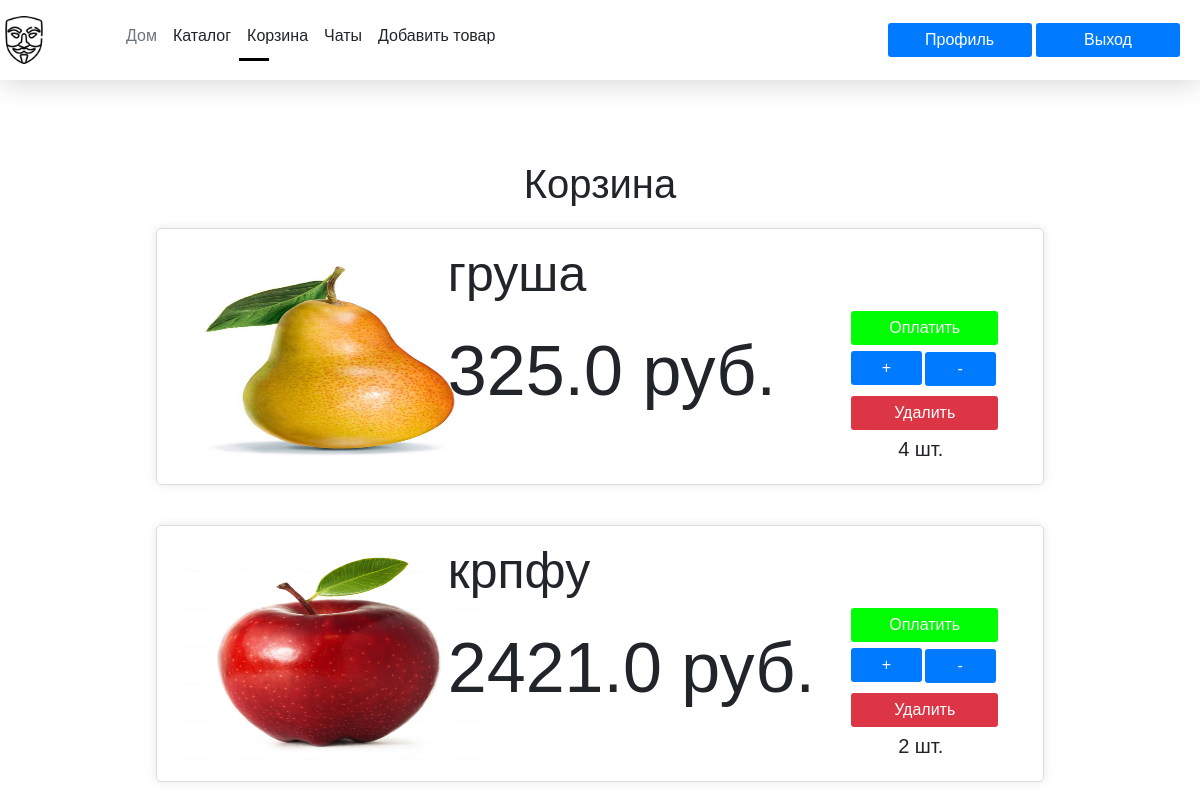
Page /user/basket (signed in) on the committed database.
### models/User.py (models this page shows)
class Item(db.Model):
    id = db.Column(db.Integer, primary_key=True)
    game = db.Column(db.String, nullable=False)
    category = db.Column(db.String, nullable=False)
    name = db.Column(db.String(100), nullable=False)
    price = db.Column(db.Float, nullable=False)
    description = db.Column(db.Text)
    image_url = db.Column(db.String(255))  # URL картинки
    delivery = db.Column(db.String(100))  # способ доставки
    creator_id = db.Column(db.Integer, db.ForeignKey('users.id'), nullable=False)  # ID создателя

### routes/User.py (the view)
@user_bp.route('/basket')
@login_required
def basket():
    user = Users.query.get_or_404(current_user.id)
    basket_items = json.loads(user.basket) if user.basket else []
    item_counts = {item_id: basket_items.count(item_id) for item_id in set(basket_items)}
    items = Item.query.filter(Item.id.in_(item_counts.keys())).all()
    increase_form = IncreaseBasketForm() # Создаем экземпляр формы IncreaseBasketForm
    decrease_form = DecreaseBasketForm() # Создаем экземпляр формы DecreaseBasketForm
    remove_form = RemoveFromBasketForm() # Создаем экземпляр формы RemoveFromBasketForm
    return render_template('basket.html', items=items, item_counts=item_counts, increase_form=increase_form, decrease_form=decrease_form, remove_form=remove_form, show_header=True)

### forms.py
class IncreaseBasketForm(FlaskForm):
    action = HiddenField('action', default='increase') # Добавим HiddenField для action, хотя он и так задан в value
    submit = SubmitField('+', render_kw={'class': 'btn btn-primary'}) # Кнопка "+"

class DecreaseBasketForm(FlaskForm):
    action = HiddenField('action', default='decrease') # Добавим HiddenField для action
    submit = SubmitField('-', render_kw={'class': 'btn btn-primary', 'style': 'margin-left: 50%; margin-top: -60px;'}) # Кнопка "-"

### __init__.py (called while the page is built)
@login_manager.user_loader
def load_user(user_id):
    try:
        print( Users.query.get(int(user_id)))
        return Users.query.get(int(user_id))
    except Exception as e:
        print(e)

### templates/basket.html (shortened to what this page needs)
{% extends 'base.html' %}
{% block body %}
<div class="container" style="margin-top: 100px;">
    <h1>Корзина</h1>
    {% if items %}
    <div class="basket-items">
        {% for item in items %}
        <div class="basket-item">
            <div class="item-image">
                <img style="width: 325px; height: 225px; margin-top: 20px; border-radius: 10px; margin-left: 10px; border: white 3px solid;" src="{{ url_for('static', filename='img/' + item.image_url) }}" alt="{{ item.name }} ">
            </div>
            <div class="item-info">
                <h2 style="font-size: 50px; margin-left: 10px;">{{ item.name }}</h2>
                <p style="margin-left: 10px; font-size: 70px;" >{{ item.price }} руб.</p>
                <p style="margin-left: 78%; font-size: 20px;">{{ item_counts[item.id] }} шт.</p>
                <div class="item-actions">
                    <form action="{{ url_for('user.update_basket', item_id=item.id) }}" method="post" class="action-form-increase">
                        {{ increase_form.submit() }}
                    </form>
                    <form action="{{ url_for('user.update_basket', item_id=item.id) }}" method="post" class="action-form-decrease">
                        {{ decrease_form.submit() }}
                    </form>
                    <form action="{{ url_for('user.remove_from_basket', item_id=item.id) }}" method="post" class="action-form">
                        {{ remove_form.submit() }}
                    </form>
                    <form action="{{ url_for('user.pay', item_id=item.id) }}" method="get" class="action-form-pay">
                        <button type="submit" class="btn btn-primary" style="margin-top: -250px;width: 100%; background-color: rgb(0, 255, 4);">Оплатить</button>
                    </form>
                </div>
            </div>
        </div>
        {% endfor %}
    </div>
    {% else %}
    <p>Ваша корзина пуста.</p>
    {% endif %}
</div>
{% endblock %}

### templates/base.html (shortened to what this page needs)
<!DOCTYPE html>
<html lang="en">
<head>
    <link href="https://cdn.jsdelivr.net/npm/bootstrap@5.3.3/dist/css/bootstrap.min.css" rel="stylesheet">
    <link rel="stylesheet" href="{{ url_for('static', filename='css/main.css') }}">
</head>
<body>
    <div class="page">
        <div class="header">
            <header class="d-flex flex-wrap justify-content-between align-items-center py-3 my-4 border-top">
                {% if show_header %}
                <ul class="nav col-12 col-md-auto mb-2 justify-content-center mb-md-0">
                    <a href="/" class="d-flex align-items-center mb-3 mb-md-0 me-md-auto link-body-emphasis text-decoration-none">
                        <img class="header__img" src="{{ url_for('static', filename='img/law.jpg') }}" alt="law">
                    </a>
                    <li><a class="nav-link px-2 link-secondary" href="{{ url_for('index') }}" style="margin-left: 70px;">Дом</a></li>
                    {% if current_user.is_authenticated %}
                    <li><a class="nav-link px-2 link-dark" href="{{ url_for('user.shop') }}">Каталог</a></li>
                    <li><a class="nav-link px-2 link-dark" href="{{ url_for('user.basket') }}">Корзина</a></li>
                    <li><a class="nav-link px-2 link-dark" href="{{ url_for('user.chats') }}">Чаты</a></li>
                    <li><a class="nav-link px-2 link-dark" href="{{ url_for('user.add_item') }}">Добавить товар</a></li>
                    {% endif %}
                </ul>
                <div class="col-md-3 text-end" style="margin-right: 20px;">
                    {% if current_user.is_authenticated %}
                        <a href="{{ url_for('user.profile') }}" class="btn btn-primary">Профиль</a>
                        <a href="{{ url_for('user.logout') }}" class="btn btn-primary">Выход</a>
                    {% else %}
                        <a href="{{ url_for('user.login') }}" class="btn btn-primary">Вход</a>
                        <a href="{{ url_for('user.register') }}" class="btn btn-primary">Регистрация</a>
                    {% endif %}
                </div>
            </header>
            {% endif %}
        </div>
        <div class="content">
            {% block body %}{% endblock %}
        </div>
    </div>
</body>
</html>

### static/css/main.css (style rules this page uses)
body { margin: 0; padding: 0; animation: gradientAnimation 15s ease infinite; }
*, *::before, *:after { box-sizing: border-box; }
header { top: -25px; z-index: 10; box-shadow: 0 5px 25px rgb(0 0 0 / 15%); width: 100%; display: flex; align-items: center; justify-content: space-between; position: fixed; animation: headerAnimation 15s ease infinite; }
header > * { text-align: center; }
.page { overflow: hidden; display: flex; flex-direction: column; min-height: 100vh; }
.content { max-width: 100%; margin: 9 auto; padding: 40px 20px; flex: 1 1 auto; }
.header__img { height: 48px; width: 48px; }
.nav-link.active { position: relative; color: #000; }
.nav-link.active::after { content: ''; position: absolute; left: 0; bottom: -5px; width: 30px; height: 3px; background-color: #000; }

### rows in the picture
Item: image_url (picture), name "груша", price "325.0", item_counts "4"
Item: image_url (picture), name "крпфу", price "2421.0", id "2"
